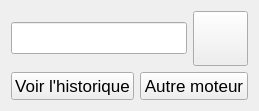
    <widget class="QFrame" name="FRAMERECHERCHE">
     <property name="frameShape">
      <enum>QFrame::Shape::NoFrame</enum>
     </property>
     <property name="frameShadow">
      <enum>QFrame::Shadow::Raised</enum>
     </property>
     <layout class="QVBoxLayout" name="verticalLayout_8">
      <item>
       <layout class="QHBoxLayout" name="horizontalLayout_3">
        <item>
         <widget class="QLineEdit" name="IDC_SEARCHBAR">
          <property name="minimumSize">
           <size>
            <width>0</width>
            <height>30</height>
           </size>
          </property>
          <property name="font">
           <font>
            <pointsize>15</pointsize>
           </font>
          </property>
         </widget>
        </item>
        <item>
         <widget class="QPushButton" name="IDC_BTNSEACH">
          <property name="minimumSize">
           <size>
            <width>55</width>
            <height>55</height>
           </size>
          </property>
          <property name="maximumSize">
           <size>
            <width>55</width>
            <height>55</height>
           </size>
          </property>
          <property name="text">
           <string/>
          </property>
          <property name="icon">
           <iconset resource="resource.qrc">
            <normaloff>:/icon/img/search.png</normaloff>:/icon/img/search.png</iconset>
          </property>
          <property name="iconSize">
           <size>
            <width>50</width>
            <height>50</height>
           </size>
          </property>
         </widget>
        </item>
       </layout>
      </item>
      <item>
       <layout class="QHBoxLayout" name="horizontalLayout_10">
        <item>
         <widget class="QPushButton" name="IDC_SHOWHIST">
          <property name="font">
           <font>
            <pointsize>13</pointsize>
           </font>
          </property>
          <property name="text">
           <string>Voir l'historique</string>
          </property>
         </widget>
        </item>
        <item>
         <widget class="QPushButton" name="IDC_AUTREMOTEUR">
          <property name="font">
           <font>
            <pointsize>13</pointsize>
           </font>
          </property>
          <property name="text">
           <string>Autre moteur</string>
          </property>
         </widget>
        </item>
       </layout>
      </item>
     </layout>
    </widget>
